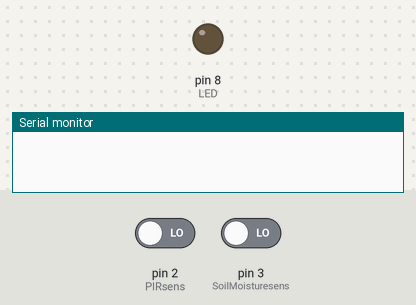
Simulated run of this sketch. Board: Arduino Uno, built with avr-gcc and run on an emulated ATmega328P. On the bench: output pins drawn as LEDs (lit = HIGH), the last lines printed to the serial monitor. The inputs (shaded band) are chosen by the test bench; at power-on: pin 2 (PIRsens) LOW, pin 3 (SoilMoisturesens) LOW.

Above: at 1.2 s.
1.3 s: pin 2 (PIRsens) driven HIGH
At 2.3 s:
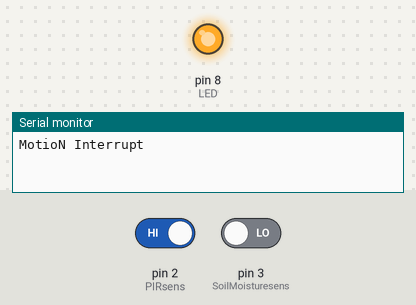
4.3 s: pin 2 (PIRsens) driven LOW
At 5.7 s:
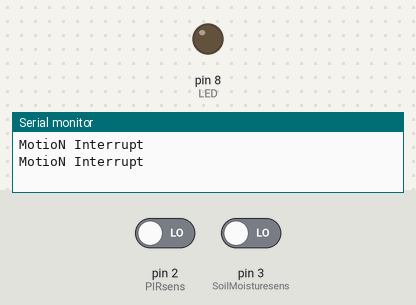
Timing chart, 0 to 7.3 s (numbered marks = the images above; inputs shaded):
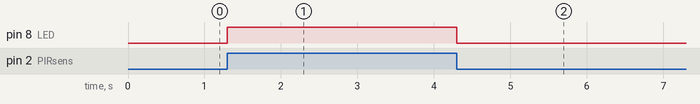

The sketch:

TASK_1.3C.ino
```cpp
int PIRsens = 2;
const int SoilMoisturesens = 3;
bool current_State = false;
int LED = 8;

void setup()
{
  Serial.begin(9600);
  pinMode(LED, OUTPUT);
  pinMode(PIRsens, INPUT);
  pinMode(SoilMoisturesens, INPUT);

  attachInterrupt(digitalPinToInterrupt(PIRsens), PIR, CHANGE);
  attachInterrupt(digitalPinToInterrupt(SoilMoisturesens), soil_moisture, RISING);
}

void loop()
{
  delay(1000);
}

void PIR()
{
  current_State = !current_State;
  digitalWrite(LED, current_State);
  Serial.println("MotioN Interrupt");
}

void soil_moisture()
{
  Serial.println("Soil Moisture Interrupt");
}
```

Measured:
- after the input at 1.3 s, pin 8 (LED): LOW → HIGH at once
- after the input at 4.3 s, pin 8 (LED): HIGH → LOW at once
